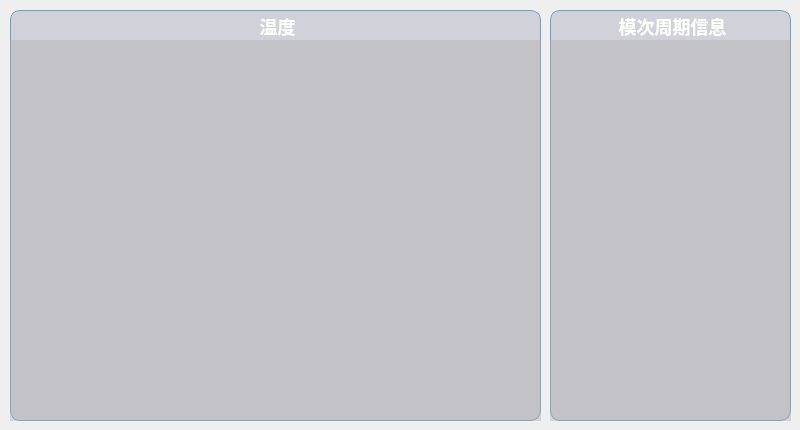
<?xml version="1.0" encoding="UTF-8"?>
<ui version="4.0">
 <class>MainProcedureParamPage</class>
 <widget class="QWidget" name="MainProcedureParamPage">
  <property name="geometry">
   <rect>
    <x>0</x>
    <y>0</y>
    <width>800</width>
    <height>430</height>
   </rect>
  </property>
  <property name="windowTitle">
   <string>Form</string>
  </property>
  <property name="styleSheet">
   <string notr="true">#MainProcedureParamPage {	
	border-image: url(&quot;:rc/res/main_bk.png&quot;) 50 00 0 0 repeat;
}
#MainProcedureParamPage QGroupBox
{
background-color: rgba(85, 85, 127, 50);
border-radius: 10px;
border: 1px solid rgb(106, 163, 193);
 font:bold 18px;
}
QGroupBox::title {
  subcontrol-origin: margin;
  subcontrol-position: top center;
  padding-top: 5px;  
  border-top: 1px solid rgb(106, 163, 193);
  color: rgb(255, 255, 255);
}

QGraphicsView {
border: 0px solid rgb(85, 85, 255);
background-color: rgba(172, 172, 172, 100);
}
#listWidget{
border: 0px solid rgb(85, 85, 255);
background-color: rgba(172, 172, 172, 100);
}

</string>
  </property>
  <widget class="QGroupBox" name="groupBox">
   <property name="geometry">
    <rect>
     <x>10</x>
     <y>10</y>
     <width>531</width>
     <height>411</height>
    </rect>
   </property>
   <property name="title">
    <string>温度</string>
   </property>
   <widget class="QGraphicsView" name="graphicsView">
    <property name="geometry">
     <rect>
      <x>0</x>
      <y>30</y>
      <width>531</width>
      <height>381</height>
     </rect>
    </property>
    <property name="styleSheet">
     <string notr="true"/>
    </property>
   </widget>
  </widget>
  <widget class="QGroupBox" name="groupBox_2">
   <property name="geometry">
    <rect>
     <x>550</x>
     <y>10</y>
     <width>241</width>
     <height>411</height>
    </rect>
   </property>
   <property name="title">
    <string>模次周期信息</string>
   </property>
   <widget class="QListWidget" name="listWidget">
    <property name="geometry">
     <rect>
      <x>0</x>
      <y>30</y>
      <width>241</width>
      <height>381</height>
     </rect>
    </property>
    <property name="focusPolicy">
     <enum>Qt::NoFocus</enum>
    </property>
    <property name="styleSheet">
     <string notr="true"/>
    </property>
    <property name="verticalScrollBarPolicy">
     <enum>Qt::ScrollBarAlwaysOff</enum>
    </property>
    <property name="horizontalScrollBarPolicy">
     <enum>Qt::ScrollBarAlwaysOff</enum>
    </property>
    <property name="editTriggers">
     <set>QAbstractItemView::NoEditTriggers</set>
    </property>
    <property name="selectionMode">
     <enum>QAbstractItemView::NoSelection</enum>
    </property>
   </widget>
  </widget>
 </widget>
 <resources/>
 <connections/>
</ui>
